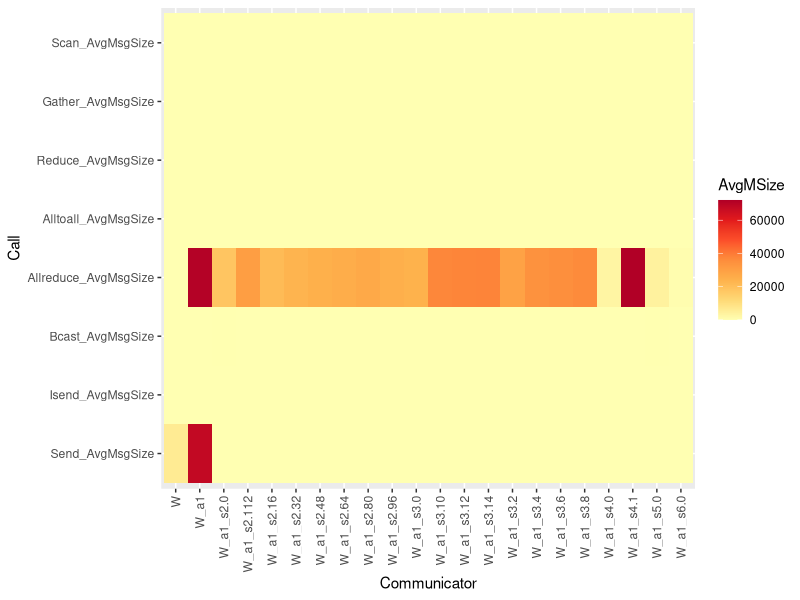
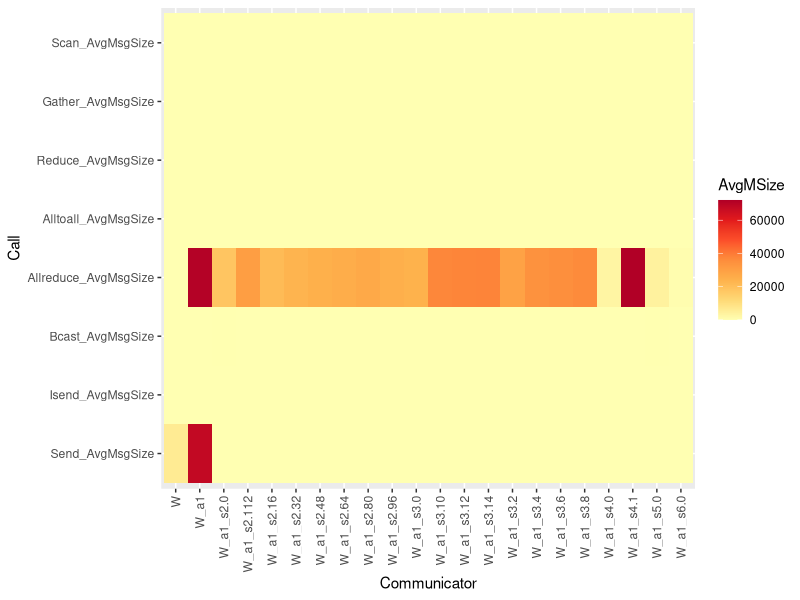

Here is the R script that generated these plots, in order:
df<-read.csv("splatt_128procs_med5tns.csv",header=TRUE,skip=5)
library(ggplot2)
#p<-ggplot(data=df[,], aes(x=Comm, y=Send_Calls, fill=Comm)) +
#  geom_bar(stat="identity")

df <- df[,colSums(df !=0) > 0]
df <- df[df$Comm != "NULL", ]

library(tidyverse)
df <- df %>% select(ends_with(c("_AvgMsgSize", "Comm")))

#str(df)

library(reshape)

library(RColorBrewer)
#library(viridis)
                          
df2 <- melt(df)
str(df2)
colnames(df2) <- c("Communicator", "Call", "AvgMSize")
#heatmap(as.matrix(df2[,-1]))
library(RColorBrewer)
library(svglite)
coul <- colorRampPalette(brewer.pal(8, "PiYG"))(25)
g <- ggplot(df2, aes(x = Communicator, y = Call, fill = AvgMSize)) +
  geom_tile() + theme(axis.text.x = element_text(angle = 90, vjust = 0.5, hjust=1)) + 
  scale_fill_distiller(palette = 18,direction = 1)
  #scale_fill_viridis()
  #scale_fill_gradient(low="yellow",high="black",space="Lab")
  #scale_fill_gradient(low = "#ff2D00",high = "#ffffff",guide = "colorbar")
ggsave(file="avgmsg_splatt.svg", plot=g, width=10, height=8)
print(g)
